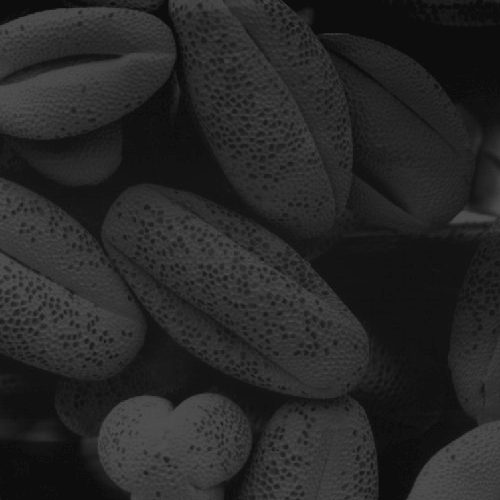
%> input picture dataImages/Fig0316(4)(bottom_left).tif, 500 x 500 px
$ octave Buoi1_2_3a.m   (GNU Octave 9; MATLAB toolbox functions it lacks are replaced by stand-ins)
%> lines starting %> are read from the running program, lines starting %| are printed output that depends on the picture
% ??c ?nh
I = imread('Fig0316(4)(bottom_left).tif');
%> I is the input picture: size 500x500 uint8; min 13, max 83, mean 38.7

% Hi?n th? ?nh g?c
figure;
imshow(I);
title('?nh g?c');

% T韓h to醤 histogram (l??c ?? x醡)
[counts, grayLevels] = imhist(I);
%> counts = 256 values, max 17718 at index 14, min 0 at index 1, mean 976.6; grayLevels = 256 values from 0 to 255

% Hi?n th? histogram
figure;
bar(grayLevels, counts);
xlabel('M?c x醡');
ylabel('S? l??ng pixel');
title('L??c ?? x醡 c?a ?nh');
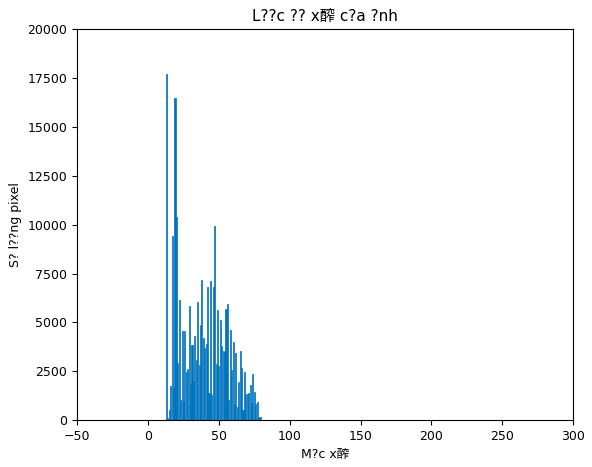
%> figure redrawn from the program's plot data; tallest bar 17718 high, from x = 12.6 to 13.4
